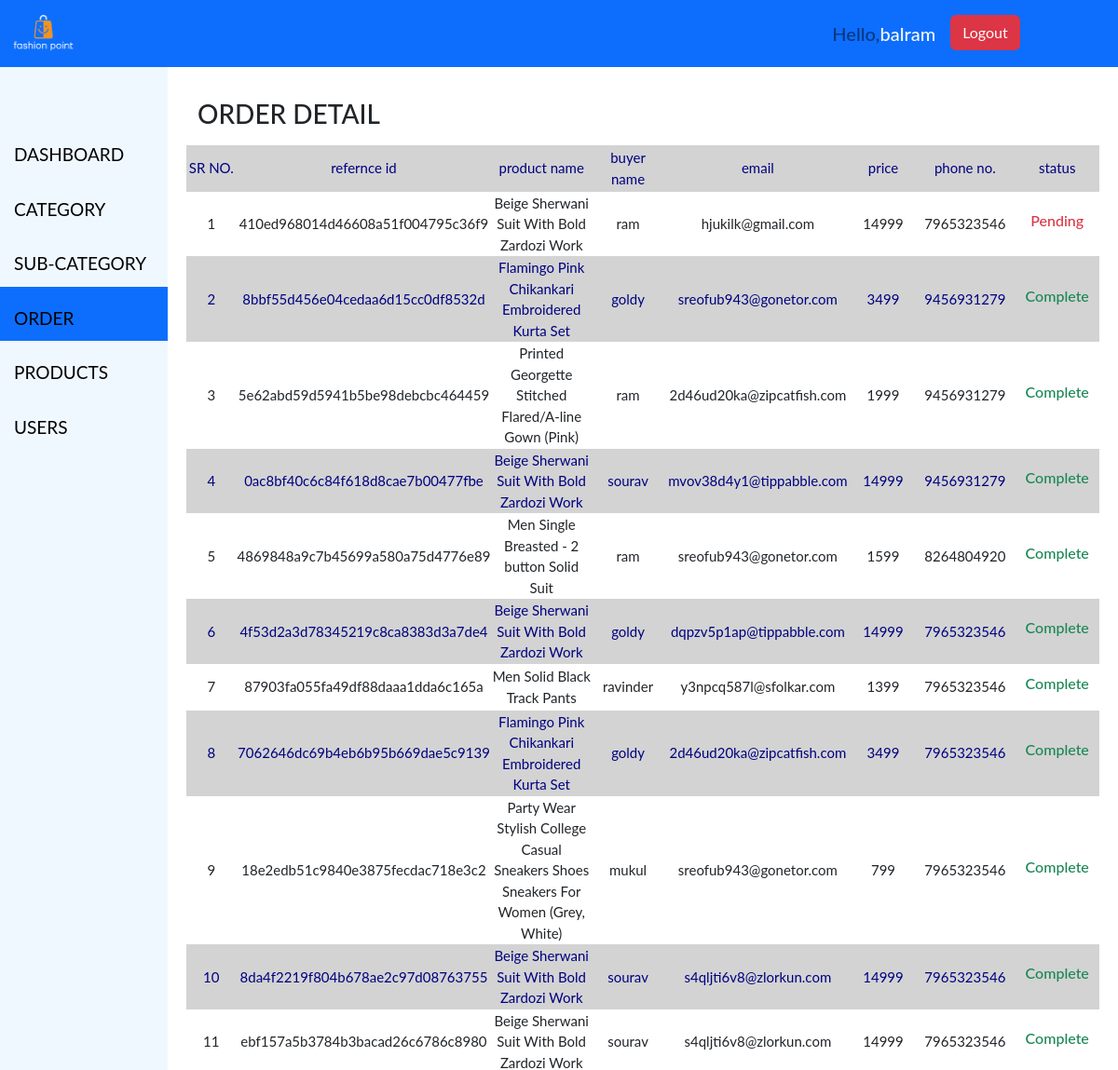
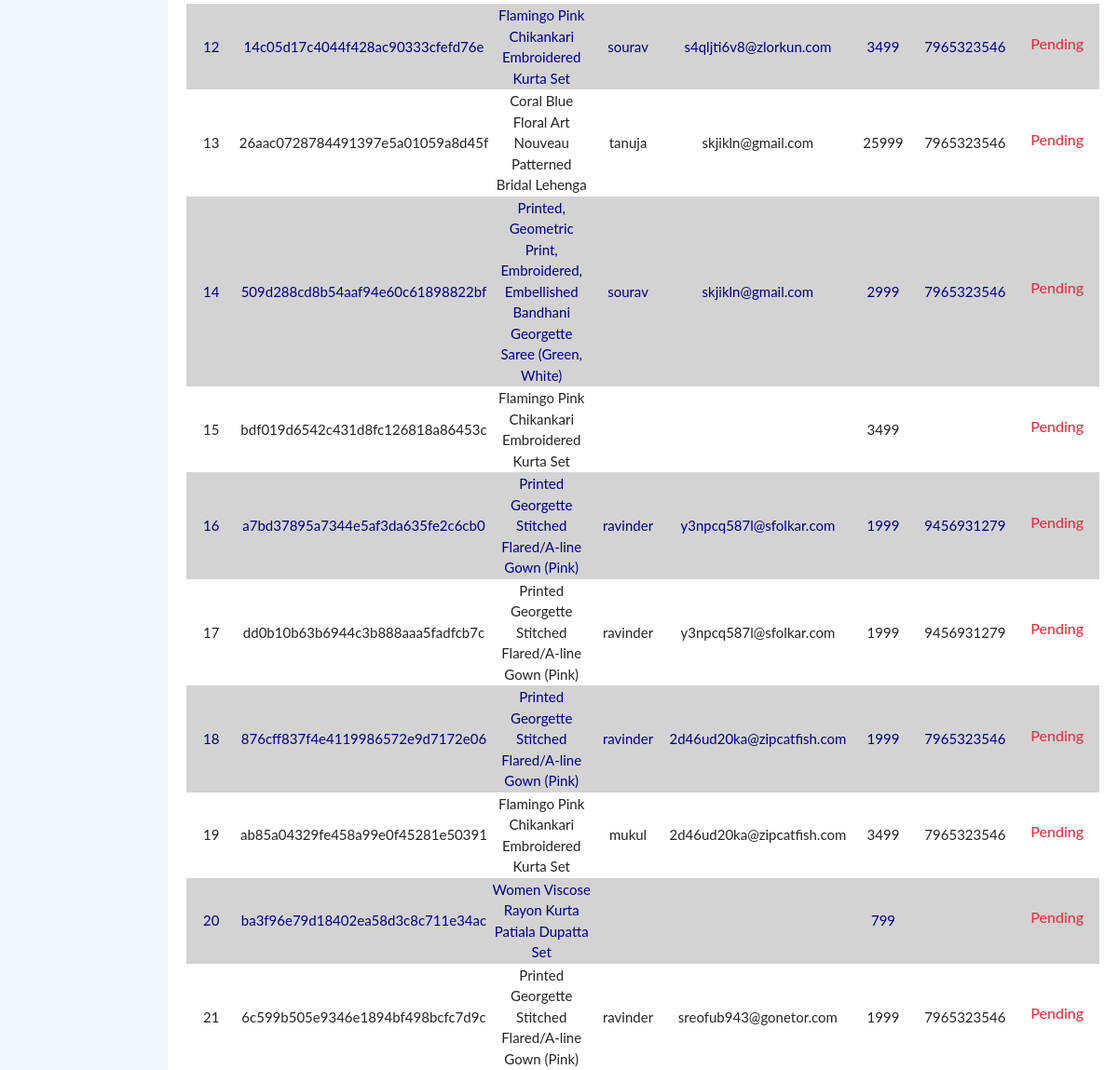
/admin/order.php (signed in), run on the app's committed database (2 pictures, top to bottom).
### tables this page shows
CREATE TABLE `tb_order` (
  `id` int(11) NOT NULL,
  `product_name` varchar(255) NOT NULL,
  `price` int(11) NOT NULL,
  `name` varchar(255) NOT NULL,
  `email` varchar(255) NOT NULL,
  `phone` varchar(255) NOT NULL,
  `pid` varchar(255) NOT NULL,
  `status` varchar(25) NOT NULL
);

### admin/order.php (the view, shortened to what this page needs)
<?php
$conn = mysqli_connect('localhost','root','','db_project');
$p="SELECT * FROM tb_order";
$p1= mysqli_query($conn,$p);
$page ="order";
?>
<!DOCTYPE html>
<html lang="en">
<head>
    <link rel="stylesheet" href="../cdn/css/bootstrap.css">
</head>
<body>
    <?php include"navbar.php";?>
    <div class="container-fluid">
        <div class="row">
            <div class="col-md-2">
                <?php include'sidebar.php';?>
            </div>
            <div class="col-md-10">
            <div class="row" style='margin-top:90px;'>
                    <div class="col-md-9">
                        <h3 class='my-3'>ORDER DETAIL</h3>
                    </div>
                </div>
                <div class="row mr-2">
                    <table>
                        <tr>
                            <td>SR NO.</td>
                            <td>refernce id</td>
                            <td>product name</td>
                            <td>buyer name</td>
                            <td>email</td>
                            <td>price</td>
                            <td>phone no.</td>
                            <td>status</td>
                        </tr>
                </div>
                <div class="row">
                    <?php
                        $i=1;
                        while($p2=mysqli_fetch_array($p1)){
                        echo"<tr>";
                            echo"<td>".$i."</td>";
                            echo"<td>".$p2['pid']."</td>";
                            echo"<td>".$p2['product_name']."</td>";
                            echo"<td>".$p2['name']."</td>";
                            echo"<td>".$p2['email']."</td>";
                            echo"<td>".$p2['price']."</td>";
                            echo"<td>".$p2['phone']."</td>";
                        echo"<td>"; if($p2['status']=='complete'){
                            echo "<h6 class='text-success'>Complete</h6>";
                        }else{
                            echo "<h6 class='text-danger'>Pending</h6>";
                        }
                        echo"</td>";
                            echo"</tr>";
                            $i++;
                        }
                    ?>
                </div>
            </div>
        </div>
    </div>
</body>
</html>

### admin/navbar.php (shortened to what this page needs)
<?php
if (isset($_SESSION['id']) && isset($_SESSION['user_name'])) {
?>
<!DOCTYPE html>
<html lang="en">
<head>
    <link rel="stylesheet" href="../cdn/bootstrap/css/bootstrap.css">
</head>
<body>
<nav class="navbar navbar-expand-lg navbar-light bg-primary fixed-top">
    <div class="container-fluid">
    <img src="../pic/logo.png" alt="" srcset="" style="width: 80px;height: 40px;">
        <div class="col-md-4 ">
          <div class="offcanvas offcanvas-end" id="navbarSupportedContent">
          <ul class="navbar-nav me-auto mb-2 mb-lg-0">
                <li class="nav-item nav-link d-inline">
                    <h5 class='pt-2'>Hello,<span class='text-light'><?php echo $_SESSION['user_name']; ?></span></h5>
                </li>
                <li class="nav-link d-inline">
                  <a  class ="btn btn-danger" href="../logout.php">Logout</a>
                </li>
          </ul>
        </div>
      </div>
    </div>
  </nav>
</body>
</html>
<?php
}else{
header("Location: index.php");
exit();
}
?>

### admin/sidebar.php (shortened to what this page needs)
<!DOCTYPE html>
<html>
<head>
</head>
<body>
<div class="sidenav ">
  <a href="dashboard.php" class="<?= $page == "dashboard"?'active':''; ?>">DASHBOARD</a>
  <a  class= "<?= $page == "category"?'active':''; ?>" href="category_page.php">CATEGORY</a>
  <a href="sub_categorypage.php" class= "<?= $page == "sub_category"?'active':''; ?>">SUB-CATEGORY</a>
  <a href="order.php" class="<?= $page == "order"?'active':''; ?>">ORDER</a>
  <a href="product.php" class="<?= $page == "product"?'active':''; ?>">PRODUCTS</a>
  <a href="user_page.php" class= "<?= $page == "user"?'active':''; ?>">USERS</a>
</div>
</body>
</html>

### admin/order.php (style rules this page uses)
td { height: 50px; width: 250px; font-size: 15px; text-align: center; }
table { border-collapse: collapse; }
tr:nth-child(odd) { background-color: #D3D3D3; color:navy; }

### admin/sidebar.php (style rules this page uses)
body { font-family: "Lato", sans-serif; }
.sidenav { margin-top:72px; height: 100%; width: 180px; position:fixed; top: 0; left: 0; background-color: aliceblue; overflow-x: hidden; padding-top: 60px; }
.sidenav a { padding: 20px 10px 10px 15px; text-decoration: none; font-size: 19px; color: black; display: block; }
.active { background-color:#0d6efd; }

### data on the page
tb_order: pid "410ed968014d46608a51f004795c36f9", product_name "Beige Sherwani Suit With Bold Zardozi Work", name "ram", email "hjukilk@gmail.com", price "14999", phone "7965323546", status "Pending"
tb_order: pid "8bbf55d456e04cedaa6d15cc0df8532d", product_name "Flamingo Pink Chikankari Embroidered Kurta Set", name "goldy", email "sreofub943@gonetor.com", price "3499", phone "9456931279", status "Complete"
tb_order: pid "5e62abd59d5941b5be98debcbc464459", product_name "Printed Georgette Stitched Flared/A-line Gown (Pink)", name "ram", email "2d46ud20ka@zipcatfish.com", price "1999", phone "9456931279", status "Complete"
tb_order: pid "0ac8bf40c6c84f618d8cae7b00477fbe", product_name "Beige Sherwani Suit With Bold Zardozi Work", name "sourav", email "mvov38d4y1@tippabble.com", price "14999", phone "9456931279", status "Complete"
tb_order: pid "4869848a9c7b45699a580a75d4776e89", product_name "Men Single Breasted - 2 button Solid Suit", name "ram", email "sreofub943@gonetor.com", price "1599", phone "8264804920", status "Complete"
tb_order: pid "4f53d2a3d78345219c8ca8383d3a7de4", product_name "Beige Sherwani Suit With Bold Zardozi Work", name "goldy", email "dqpzv5p1ap@tippabble.com", price "14999", phone "7965323546", status "Complete"
tb_order: pid "87903fa055fa49df88daaa1dda6c165a", product_name "Men Solid Black Track Pants", name "ravinder", email "y3npcq587l@sfolkar.com", price "1399", phone "7965323546", status "Complete"
tb_order: pid "7062646dc69b4eb6b95b669dae5c9139", product_name "Flamingo Pink Chikankari Embroidered Kurta Set", name "goldy", email "2d46ud20ka@zipcatfish.com", price "3499", phone "7965323546", status "Complete"
tb_order: pid "18e2edb51c9840e3875fecdac718e3c2", product_name "Party Wear Stylish College Casual Sneakers Shoes Sneakers For Women (Grey, White)", name "mukul", email "sreofub943@gonetor.com", price "799", phone "7965323546", status "Complete"
tb_order: pid "8da4f2219f804b678ae2c97d08763755", product_name "Beige Sherwani Suit With Bold Zardozi Work", name "sourav", email "s4qljti6v8@zlorkun.com", price "14999", phone "7965323546", status "Complete"
tb_order: pid "ebf157a5b3784b3bacad26c6786c8980", product_name "Beige Sherwani Suit With Bold Zardozi Work", name "sourav", email "s4qljti6v8@zlorkun.com", price "14999", phone "7965323546", status "Complete"
tb_order: pid "14c05d17c4044f428ac90333cfefd76e", product_name "Flamingo Pink Chikankari Embroidered Kurta Set", name "sourav", email "s4qljti6v8@zlorkun.com", price "3499", phone "7965323546", status "Pending"
tb_order: pid "26aac0728784491397e5a01059a8d45f", product_name "Coral Blue Floral Art Nouveau Patterned Bridal Lehenga", name "tanuja", email "skjikln@gmail.com", price "25999", phone "7965323546", status "Pending"
tb_order: pid "509d288cd8b54aaf94e60c61898822bf", product_name "Printed, Geometric Print, Embroidered, Embellished Bandhani Georgette Saree (Green, White)", name "sourav", email "skjikln@gmail.com", price "2999", phone "7965323546", status "Pending"
tb_order: pid "bdf019d6542c431d8fc126818a86453c", product_name "Flamingo Pink Chikankari Embroidered Kurta Set", price "3499", status "Pending"
tb_order: pid "a7bd37895a7344e5af3da635fe2c6cb0", product_name "Printed Georgette Stitched Flared/A-line Gown (Pink)", name "ravinder", email "y3npcq587l@sfolkar.com", price "1999", phone "9456931279", status "Pending"
tb_order: pid "dd0b10b63b6944c3b888aaa5fadfcb7c", product_name "Printed Georgette Stitched Flared/A-line Gown (Pink)", name "ravinder", email "y3npcq587l@sfolkar.com", price "1999", phone "9456931279", status "Pending"
tb_order: pid "876cff837f4e4119986572e9d7172e06", product_name "Printed Georgette Stitched Flared/A-line Gown (Pink)", name "ravinder", email "2d46ud20ka@zipcatfish.com", price "1999", phone "7965323546", status "Pending"
tb_order: pid "ab85a04329fe458a99e0f45281e50391", product_name "Flamingo Pink Chikankari Embroidered Kurta Set", name "mukul", email "2d46ud20ka@zipcatfish.com", price "3499", phone "7965323546", status "Pending"
tb_order: pid "ba3f96e79d18402ea58d3c8c711e34ac", product_name "Women Viscose Rayon Kurta Patiala Dupatta Set", price "799", status "Pending"
tb_order: pid "6c599b505e9346e1894bf498bcfc7d9c", product_name "Printed Georgette Stitched Flared/A-line Gown (Pink)", name "ravinder", email "sreofub943@gonetor.com", price "1999", phone "7965323546", status "Pending"

### other printed values
$_SESSION['user_name'] "balram"
